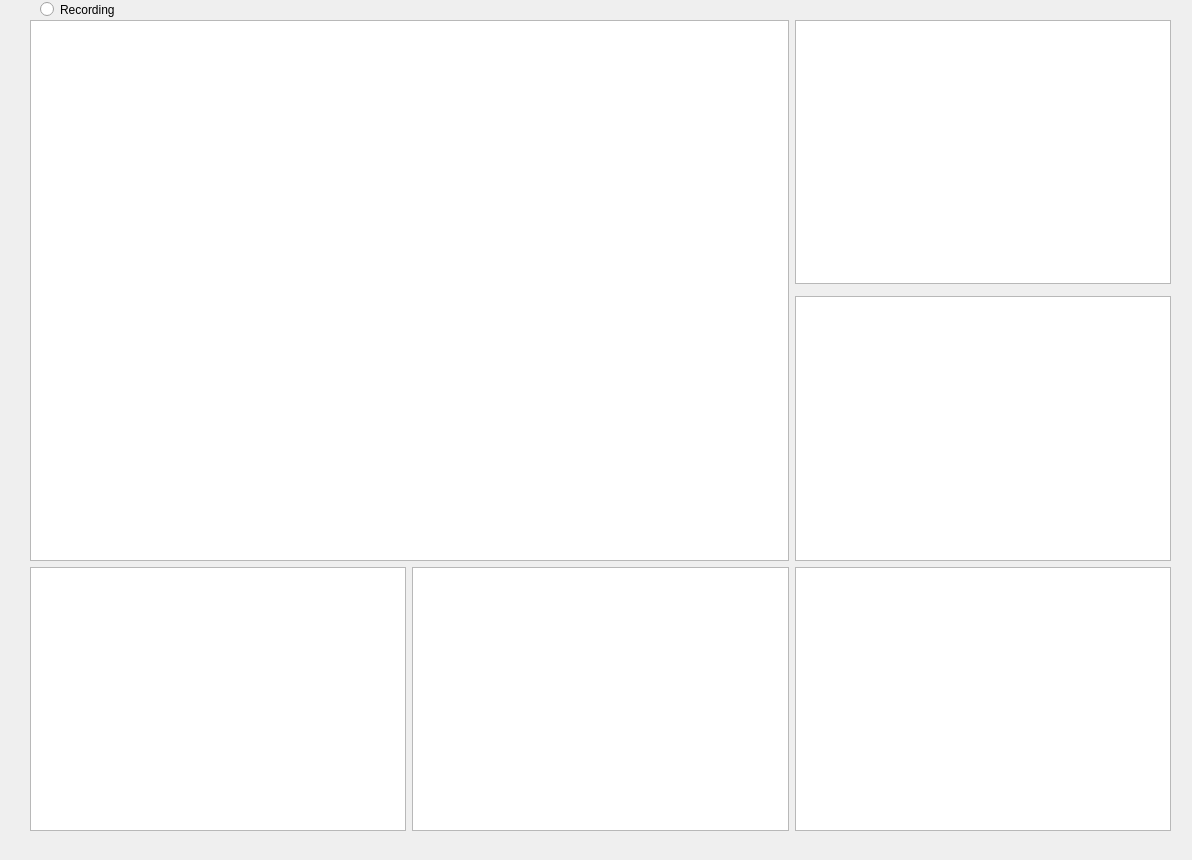
<?xml version="1.0" encoding="UTF-8"?>
<ui version="4.0">
 <class>sensorData</class>
 <widget class="QWidget" name="sensorData">
  <property name="geometry">
   <rect>
    <x>0</x>
    <y>0</y>
    <width>1192</width>
    <height>860</height>
   </rect>
  </property>
  <property name="windowTitle">
   <string>Form</string>
  </property>
  <widget class="QWidget" name="gridLayoutWidget">
   <property name="geometry">
    <rect>
     <x>30</x>
     <y>20</y>
     <width>1141</width>
     <height>811</height>
    </rect>
   </property>
   <layout class="QGridLayout" name="gridLayout">
    <item row="3" column="0">
     <widget class="plotWidget" name="magnetometer"/>
    </item>
    <item row="0" column="2">
     <widget class="plotWidget" name="imu_angular"/>
    </item>
    <item row="3" column="1">
     <widget class="plotWidget" name="gps_geo"/>
    </item>
    <item row="0" column="0" rowspan="3" colspan="2">
     <widget class="QGraphicsView" name="Main_View"/>
    </item>
    <item row="2" column="2">
     <widget class="plotWidget" name="imu_linear"/>
    </item>
    <item row="3" column="2">
     <widget class="plotWidget" name="barometer"/>
    </item>
   </layout>
  </widget>
  <widget class="QRadioButton" name="radioButton">
   <property name="geometry">
    <rect>
     <x>40</x>
     <y>0</y>
     <width>115</width>
     <height>19</height>
    </rect>
   </property>
   <property name="text">
    <string>Recording</string>
   </property>
  </widget>
 </widget>
 <customwidgets>
  <customwidget>
   <class>plotWidget</class>
   <extends>QGraphicsView</extends>
   <header location="global">pyqtgraph.h</header>
  </customwidget>
 </customwidgets>
 <resources/>
 <connections/>
</ui>
